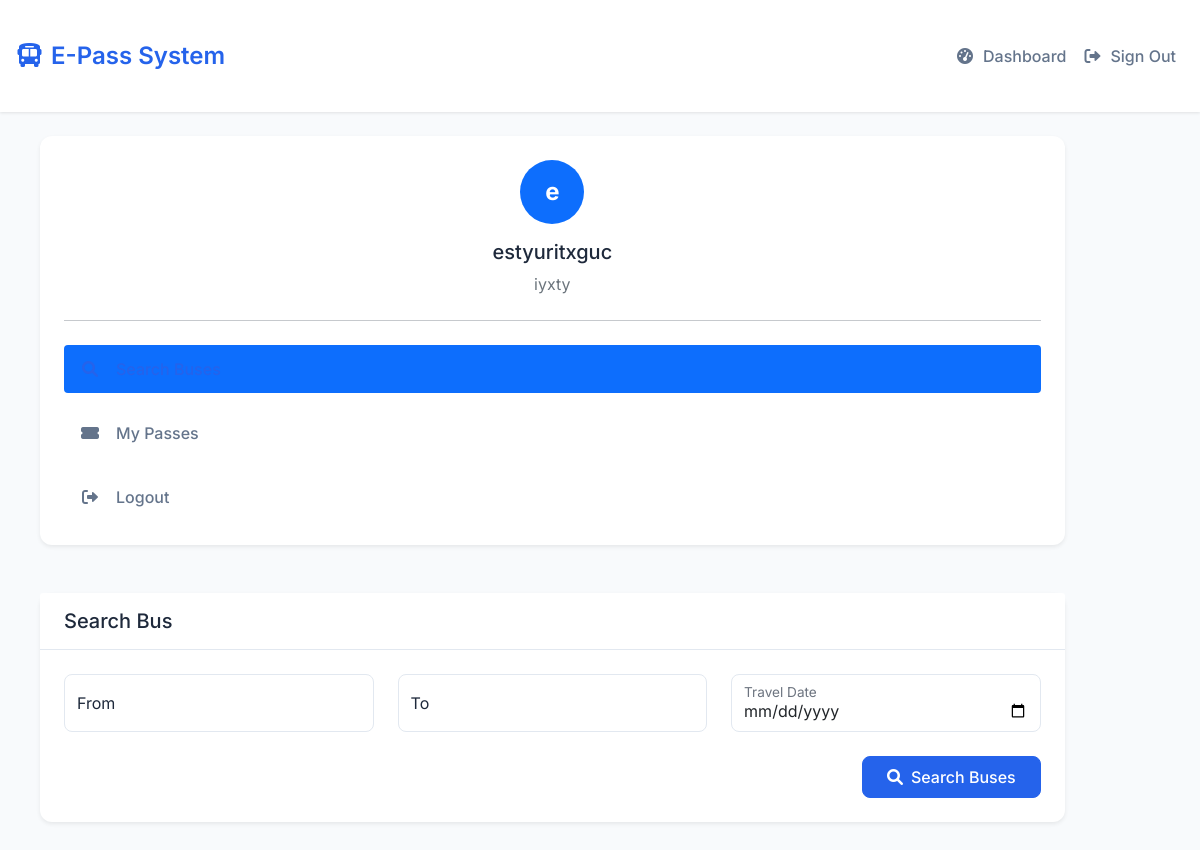
Page /dashboard (signed in) on the committed database.
### app.py (models this page shows, shortened)
class Student(db.Model):
    id = db.Column(db.Integer, primary_key=True)
    username = db.Column(db.String(80), unique=True, nullable=False)
    email = db.Column(db.String(120), unique=True, nullable=False)
    password = db.Column(db.String(120), nullable=False)
    full_name = db.Column(db.String(120), nullable=False)
    phone = db.Column(db.String(20), nullable=False)
    college_id = db.Column(db.String(50), nullable=False)
    status = db.Column(db.String(20), default='ACTIVE')

### app.py (the view)
@app.route('/dashboard')
def dashboard():
    if 'user_id' not in session:
        return redirect(url_for('index'))
    user = Student.query.get(session['user_id'])
    return render_template('dashboard.html', user=user)

### templates/dashboard.html (shortened to what this page needs)
{% extends "base.html" %}
{% block content %}
<div class="container-fluid px-4">
    <div class="row g-4">
        <div class="col-lg-11 col-md-6">
            <div class="card shadow-sm sticky-top" style="top: 1rem;">
                <div class="card-body p-4">
                    <div class="text-center mb-4">
                        <div class="avatar bg-primary text-white rounded-circle mx-auto mb-3">
                            {{ user.full_name[0] }}
                        </div>
                        <h5 class="mb-2">{{ user.full_name }}</h5>
                        <p class="text-muted mb-0">{{ user.college_id }}</p>
                    </div>
                    <hr class="my-4">
                    <div class="nav flex-column nav-pills">
                        <a href="#searchSection" class="nav-link mb-3 d-flex align-items-center" id="searchTab">
                            <i class="fas fa-search fa-fw me-3"></i>
                            <span>Search Buses</span>
                        </a>
                        <a href="#passesSection" class="nav-link mb-3 d-flex align-items-center" id="passesTab">
                            <i class="fas fa-ticket-alt fa-fw me-3"></i>
                            <span>My Passes</span>
                        </a>
                        <a href="#" onclick="logout()" class="nav-link text-danger d-flex align-items-center">
                            <i class="fas fa-sign-out-alt fa-fw me-3"></i>
                            <span>Logout</span>
                        </a>
                    </div>
                </div>
            </div>
        </div>
        <div class="col-lg-11 col-md-8">
            <div id="searchSection">
                <div class="card shadow-sm mb-4">
                    <div class="card-header bg-white py-3">
                        <h5 class="card-title mb-0">Search Bus</h5>
                    </div>
                    <div class="card-body">
                        <form id="searchBusForm">
                            <div class="row g-4">
                                <div class="col-lg-4 col-md-6">
                                    <div class="form-floating">
                                        <input type="text" class="form-control" id="source" placeholder="From" required>
                                        <label for="source">From</label>
                                    </div>
                                </div>
                                <div class="col-lg-4 col-md-6">
                                    <div class="form-floating">
                                        <input type="text" class="form-control" id="destination" placeholder="To" required>
                                        <label for="destination">To</label>
                                    </div>
                                </div>
                                <div class="col-lg-4 col-md-6">
                                    <div class="form-floating">
                                        <input type="date" class="form-control" id="travel_date" required>
                                        <label for="travel_date">Travel Date</label>
                                    </div>
                                </div>
                            </div>
                            <div class="text-end mt-4">
                                <button type="submit" class="btn btn-primary px-4 py-2">
                                    <i class="fas fa-search me-2"></i>Search Buses
                                </button>
                            </div>
                        </form>
                    </div>
                </div>
            </div>
        </div>
    </div>
</div>
{% endblock %}

### static/css/style.css (style rules this page uses)
* { margin: 0; padding: 0; box-sizing: border-box; font-family: 'Inter', -apple-system, BlinkMacSystemFont, 'Segoe UI', Roboto, sans-serif; }
:root { --primary-color: #2563eb; --primary-hover: #1d4ed8; --secondary-color: #64748b; --success-color: #22c55e; --error-color: #ef4444; --background-color: #f8fafc; --card-background: #ffffff; --text-primary: #1e293b; --text-secondary: #64748b; --border-color: #e2e8f0; }
body { background-color: var(--background-color); min-height: 100vh; color: var(--text-primary); line-height: 1.5; display: flex; flex-direction: column; }
.nav-link { color: var(--text-secondary) !important; font-weight: 500; padding: 0.5rem 1rem; border-radius: 0.5rem; transition: all 0.2s ease; }
.nav-link.active { color: var(--primary-color) !important; background-color: rgba(37, 99, 235, 0.1); }
.card { background: var(--card-background); border: none; border-radius: 0.75rem; box-shadow: 0 4px 6px -1px rgba(0, 0, 0, 0.1), 0 2px 4px -1px rgba(0, 0, 0, 0.06); margin-bottom: 1.5rem; }
.card-header { background-color: transparent; border-bottom: 1px solid var(--border-color); padding: 1.25rem 1.5rem; }
.card-body { padding: 1.5rem; }
.form-control { border: 1px solid var(--border-color); border-radius: 0.5rem; padding: 0.75rem 1rem; font-size: 1rem; transition: all 0.2s ease; }
.btn { padding: 0.75rem 1.5rem; font-weight: 500; border-radius: 0.5rem; transition: all 0.2s ease; }
.btn-primary { background-color: var(--primary-color); border-color: var(--primary-color); }

### templates/dashboard.html (style rules this page uses)
.container-fluid { max-width: 1920px; }
.avatar { width: 64px; height: 64px; display: flex; align-items: center; justify-content: center; font-size: 24px; font-weight: bold; }
.nav-link { padding: 0.75rem 1rem; border-radius: 0.5rem; color: #495057; transition: all 0.2s ease; }
.nav-link.active { background-color: #e7f1ff; color: #0d6efd; font-weight: 500; }
.nav-link i { width: 20px; text-align: center; }
.form-floating > .form-control { height: calc(3.5rem + 2px); line-height: 1.25; }

### rows in the picture
Student: full_name "e", full_name "estyuritxguc", college_id "iyxty"
